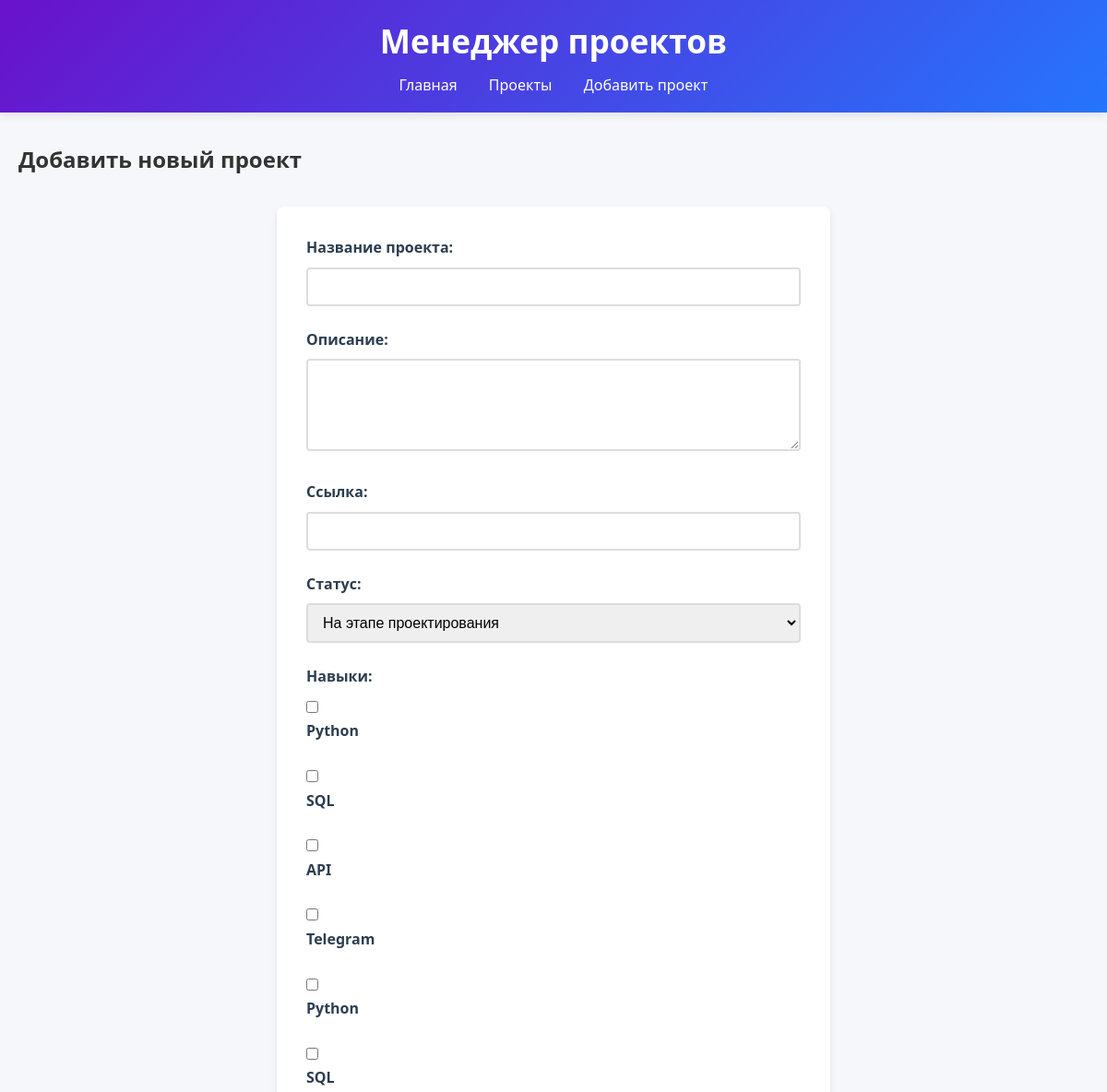
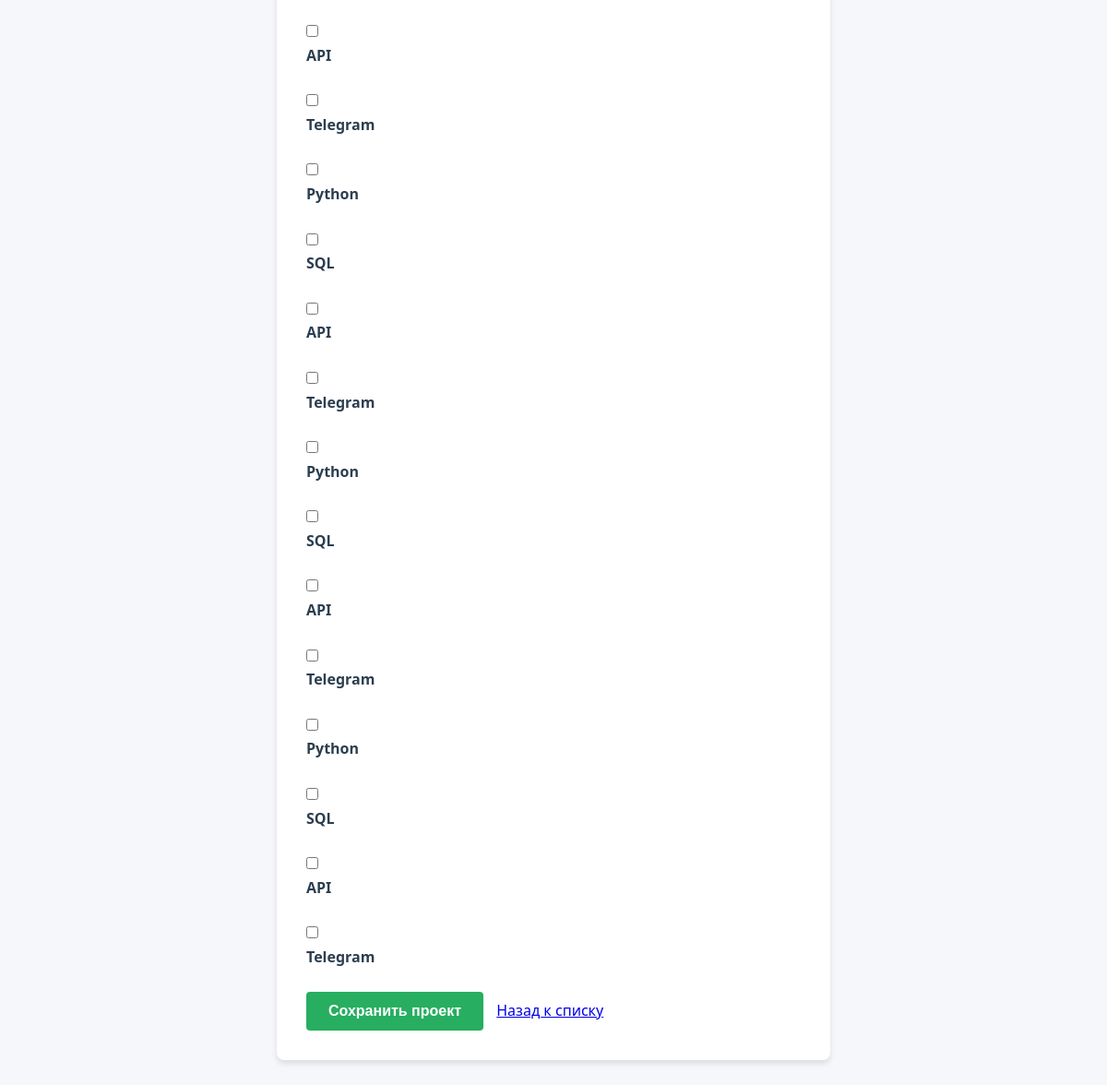
/add_project, run on the app's committed database (2 pictures, top to bottom).
### tables this page shows
CREATE TABLE skills (
            skill_id INTEGER PRIMARY KEY,
            skill_name TEXT NOT NULL
                );

### CH3L2/app.py (the view, shortened to what this page needs)
@app.route('/add_project', methods=['GET', 'POST'])
def add_project():
    statuses = manager.get_statuses()
    all_skills = manager.select_data('SELECT skill_name FROM skills')
    return render_template('add_project.html',
                        statuses=[s[0] for s in statuses],
                        skills=[s[0] for s in all_skills])

### CH3L2/logic2.py (called while the page is built)
    def select_data(self, sql, data=tuple()):
        con = sqlite3.connect(self.database)
        with con:
            cur = con.cursor()
            cur.execute(sql, data)
            return cur.fetchall()

    def get_statuses(self):
        return self.select_data('SELECT status_name FROM status')

### CH3L2/templates/add_project.html (shortened to what this page needs)
{% extends "base.html" %}
{% block content %}
<h2>Добавить новый проект</h2>
<form method="POST">
    <div>
        <label for="project_name">Название проекта:</label>
        <input type="text" id="project_name" name="project_name" required>
    </div>
    <div>
        <label for="description">Описание:</label>
        <textarea id="description" name="description"></textarea>
    </div>
    <div>
        <label for="url">Ссылка:</label>
        <input type="url" id="url" name="url">
    </div>
    <div>
        <label for="status_name">Статус:</label>
        <select id="status_name" name="status_name" required>
            {% for status in statuses %}
            <option value="{{ status }}">{{ status }}</option>
            {% endfor %}
        </select>
    </div>
    <div>
        <label>Навыки:</label>
        {% for skill in skills %}
        <div>
            <input type="checkbox" id="skill_{{ loop.index }}" name="skills" value="{{ skill }}">
            <label for="skill_{{ loop.index }}">{{ skill }}</label>
        </div>
        {% endfor %}
    </div>
    <button type="submit">Сохранить проект</button>
    <a href="{{ url_for('list_projects') }}">Назад к списку</a>
</form>
{% endblock %}

### CH3L2/static/style.css (style rules this page uses)
* { margin: 0; padding: 0; box-sizing: border-box; }
body { font-family: 'Segoe UI', Tahoma, Geneva, Verdana, sans-serif; line-height: 1.6; color: #333; background-color: #f5f7fa; }
form { background: white; padding: 2rem; border-radius: 8px; box-shadow: 0 4px 6px rgba(0, 0, 0, 0.1); max-width: 600px; margin: 2rem auto; }
form div { margin-bottom: 1.5rem; }
label { display: block; margin-bottom: 0.5rem; font-weight: 600; color: #2c3e50; }
input[type="text"], input[type="url"], textarea, select { width: 100%; padding: 10px 12px; border: 2px solid #ddd; border-radius: 4px; font-size: 1rem; transition: border-color 0.3s ease; }
textarea { min-height: 100px; resize: vertical; }
button { background: #3498db; color: white; border: none; padding: 12px 24px; border-radius: 4px; cursor: pointer; font-size: 1rem; font-weight: 600; transition: background 0.3s ease; margin-right: 10px; }
button[type="submit"] { background: #27ae60; }

### data on the page
skills: skill_name "Python"
skills: skill_name "SQL"
skills: skill_name "API"
skills: skill_name "Telegram"
skills: skill_name "Python"
skills: skill_name "SQL"
skills: skill_name "API"
skills: skill_name "Telegram"
skills: skill_name "Python"
skills: skill_name "SQL"
skills: skill_name "API"
skills: skill_name "Telegram"
skills: skill_name "Python"
skills: skill_name "SQL"
skills: skill_name "API"
skills: skill_name "Telegram"
skills: skill_name "Python"
skills: skill_name "SQL"
skills: skill_name "API"
skills: skill_name "Telegram"

### other printed values
form field status_name "На этапе проектирования"
